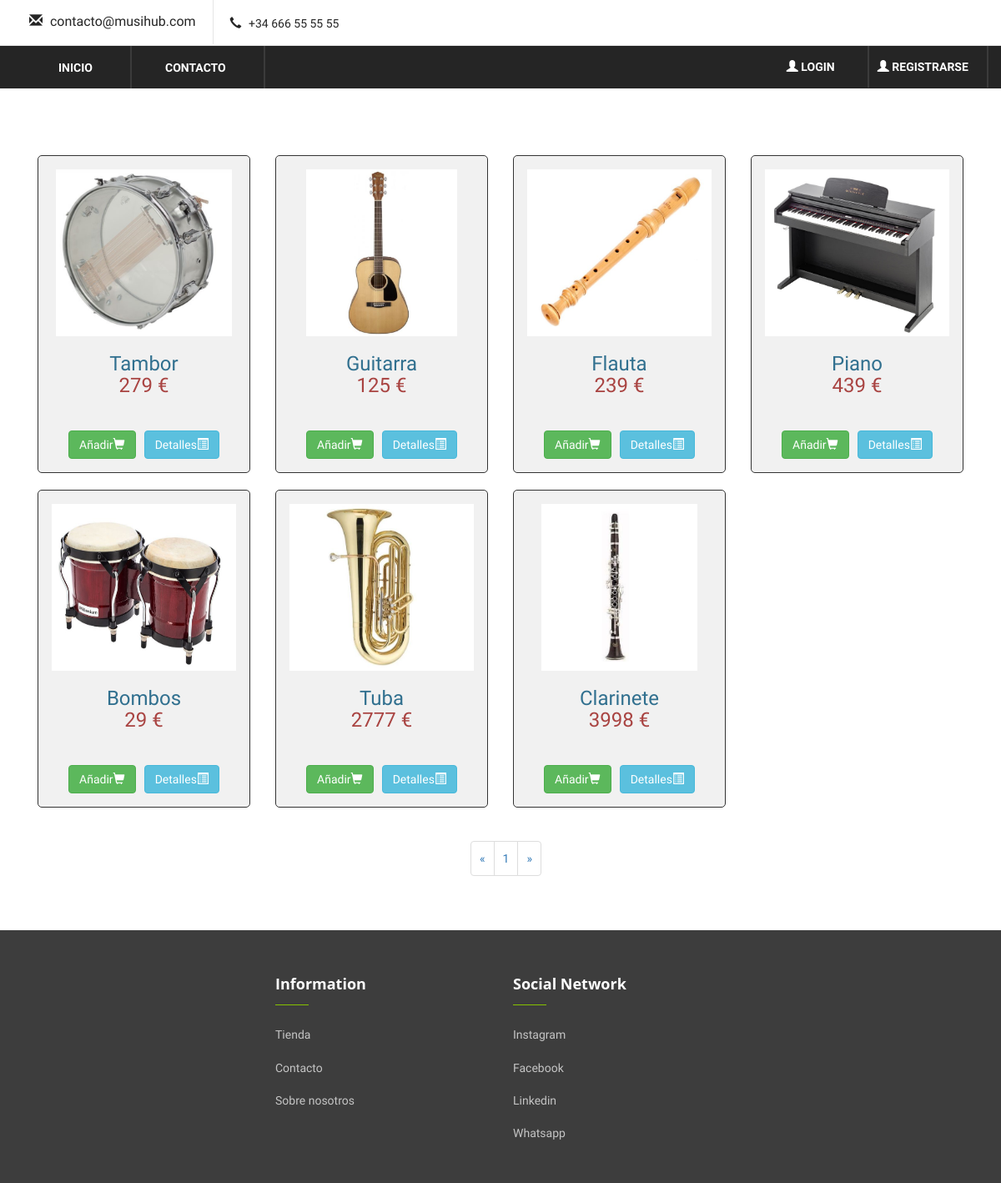
The page / on the database its author committed.
### tables this page shows
CREATE TABLE `instrumentos` (
  `id` int(11) NOT NULL,
  `nombre` text NOT NULL,
  `referencia` text NOT NULL,
  `distribuidor` text NOT NULL,
  `tipo` text NOT NULL,
  `precio` text NOT NULL,
  `descuento` text NOT NULL,
  `stockinicial` text NOT NULL,
  `imagen` text NOT NULL
);

### controladores/ControladorBD.php (called while the page is built, shortened)
<?php
class ControladorBD{
    private $servername = "localhost";
    private $username = "root";
    private $password = "";
    private $dbname = "music";
    private $server ="mysql";
    private $bd;
    static private $instancia=null;
    public static function getControlador() {
        if (self::$instancia == null) {
            self::$instancia = new ControladorBD();
        }
        return self::$instancia;
    }
    public function abrirBD(){
        try{
            $this->bd = new PDO($this->server.":host=$this->servername;dbname=$this->dbname", $this->username, $this->password);
            $this->bd->setAttribute(PDO::ATTR_ERRMODE, PDO::ERRMODE_EXCEPTION);
        } catch (PDOException $e) {
            die("conexión fallida " . $e->getMessage());
        }
    }
    public function cerrarBD() {
        $this->bd=null;
    }
    public function consultarBD($consulta, $parametros=null){
        if($parametros!=null)
            return $this->consultarBDParametros($consulta,$parametros);
        else
            return $this->consultarBDDirecta($consulta);
    }
    private function consultarBDParametros($consulta, $parametros) {
        $this->st = $this->bd->prepare($consulta);
        $this->st->execute($parametros);
        return $this->st;
    }
}
?>

### modelos/instrumento.php (called while the page is built, shortened)
<?php
class instrumento {
    private $id;
    private $nombre;
    private $precio;
    private $imagen;
    public function __construct($id, $nombre, $referencia, $distribuidor, $tipo, $precio, $descuento, $stockinicial, $imagen) {
        $this->id = $id;
        $this->nombre = $nombre;
        $this->precio = $precio;
        $this->imagen = $imagen;
    }
    function getid() {
        return $this->id;
    }
    function getnombre() {
        return $this->nombre;
    }
    function getprecio() {
        return $this->precio;
    }
    function getimagen() {
        return $this->imagen;
    }
}
?>

### utilidades/funciones.php (called while the page is built, shortened)
<?php
function encode($str){
    return urlencode(base64_encode($str));
}
	?>

### index.php (the view, shortened to what this page needs)
<!DOCTYPE html>
<html>
	<head>
	</head>
	<body>
        <?php
        require_once "cabecera.php";
        ?>
		<br />
		<div class="container">
			<br />
			<br />
			<br />
            <?php
            if (!isset($_POST["instrumento"])) {
                $referencia = "";
                $nombre = "";
            } else {
                $referencia = filtrado($_POST["instrumento"]);
                $nombre = filtrado($_POST["instrumento"]);
            }
            $pagina = (isset($_GET['page'])) ? $_GET['page'] : 1;
            $enlaces = (isset($_GET['enlaces'])) ? $_GET['enlaces'] : 10;
            $consulta = "SELECT * FROM instrumentos WHERE stockinicial > '0' and (referencia LIKE :referencia OR nombre LIKE :nombre)";
            $parametros = array(':referencia' => "%" . $referencia . "%", ':referencia' => "%" . $referencia . "%", ':nombre' => "%" . $nombre . "%");
            $limite = 12;
            $paginador  = new Paginador($consulta, $parametros, $limite);
            $resultados = $paginador->getDatos($pagina);
            foreach ($resultados->datos as $a) {
            $instrumento = new instrumento($a->id, $a->nombre, $a->referencia, $a->distribuidor, $a->tipo, $a->precio, $a->descuento, $a->stockinicial, $a->imagen);
            ?>
            <div class="col-md-3">
                   <form method='post' action='index.php?action=add&id=<?php echo $instrumento->getid(); ?>'>
                    <div style=' border:1px solid #333; background-color:#f1f1f1; border-radius:5px; padding:16px;' align="center">
                        <img style='height:200px;' src='imagenes/fotos/<?php echo $instrumento->getimagen() ?>' class='img-responsive' /><br />
                        <h4 class='text-info'><?php echo $instrumento->getnombre(); ?></h4>
                        <h4 class='text-danger'><?php echo $instrumento->getprecio(); ?> €</h4>
                        <br><br>
                        <?php
                        if (isset($_SESSION['USUARIO']['email'])) {
                            echo "<a style='margin-right:5px;' class='btn btn-principal btn-success' href='/musihub/carrito/añadircarrito.php?id=" . encode($instrumento->getId()) . "&page=" . encode("/musihub/index.php") . "' title='Añadir' data-toggle='tooltip'>Añadir<span class='glyphicon glyphicon-shopping-cart'></span></a>";
                        } else {
                            echo "<a style='margin-right:5px;' class='btn btn-principal btn-success' href='/musihub/login.php' title='Añadir' data-toggle='tooltip'>Añadir<span class='glyphicon glyphicon-shopping-cart'></span></a>";
                        }
                        echo "<a style='margin-left:5px;' class='btn btn-principal btn-info' href='catalogo/read_catalogo.php?id=" . encode($instrumento->getid()) . "' title='Informacion' data-toggle='tooltip'>Detalles<span class='glyphicon glyphicon-list-alt'></span></a>";
                        ?>
                    </div>
                    <br>
                </form>
            </div>
            <?php
                }
            ?>
        </div>
        <?php
            echo $paginador->crearLinks($enlaces);
        ?>
        <br>
        <br>
        <br>
        <?php require_once "footer.php";?>
	</body>
</html>

### css/style.css (style rules this page uses)
html, body { height: 100%; font-family: "Muli", sans-serif; -webkit-font-smoothing: antialiased; }
h1, h2, h3, h4, h5, h6 { margin: 0; color: #111111; font-weight: 400; font-family: "Muli", sans-serif; }
h4 { font-size: 24px; }
img { max-width: 100%; }
@media only screen and (min-width: 1200px) { .container { max-width: 1170px; } }

### rows shown on the page
instrumentos: imagen (picture), nombre "Tambor", precio "279"
instrumentos: imagen (picture), nombre "Guitarra", precio "125"
instrumentos: imagen (picture), nombre "Flauta", precio "239"
instrumentos: imagen (picture), nombre "Piano", precio "439"
instrumentos: imagen (picture), nombre "Bombos", precio "29"
instrumentos: imagen (picture), nombre "Tuba", precio "2777"
instrumentos: imagen (picture), nombre "Clarinete", precio "3998"
